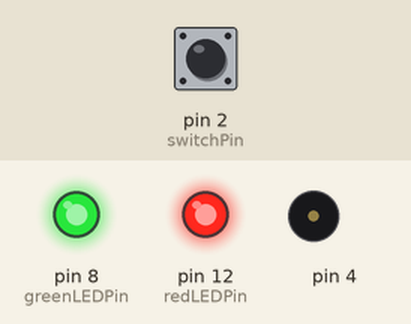
Simulated run of this sketch. Board: Arduino Uno, built with avr-gcc and run on an emulated ATmega328P. Parts: output pins drawn as LEDs (lit = HIGH), buzzer (waves = sounding). The test bench sets the inputs (shaded band); at power-on: pin 2 (switchPin) LOW.

Above: at 1.2 s.
1.3 s: pin 2 (switchPin) pulled HIGH for 0.15 s
At 1.6 s:
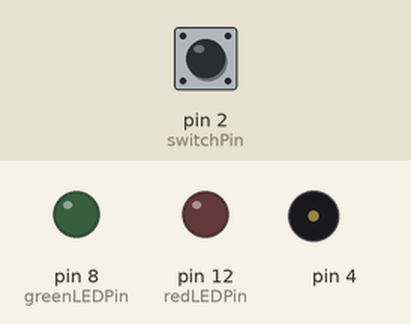
At 5.9 s:
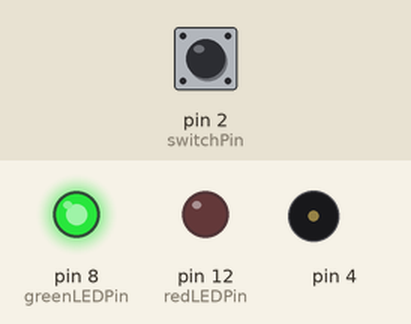
Timing chart, 0 to 11.4 s (numbered marks = the images above; inputs shaded):
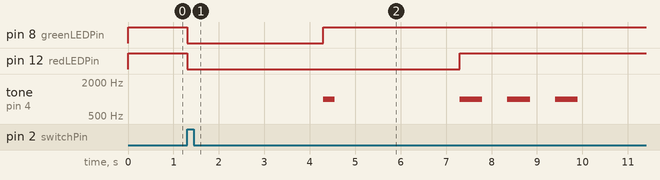

The sketch:

FST_Timer_Sensor_Upgrade_2.ino
```cpp
int switchState = 0;
int redLEDPin = 12;
int greenLEDPin = 8;
int switchPin = 2;


void setup() {

  pinMode (greenLEDPin, OUTPUT);
  pinMode (redLEDPin, OUTPUT);
  pinMode (switchPin, INPUT);

 }

void loop() {

  switchState = digitalRead(switchPin);

  if(switchState == HIGH) {

    digitalWrite(redLEDPin, LOW);
    digitalWrite(greenLEDPin, LOW);
    delay (3000);
    digitalWrite(greenLEDPin, HIGH);

    tone (4, 1000, 250);
    delay (3000);

    digitalWrite(redLEDPin, HIGH);
    digitalWrite(greenLEDPin, HIGH);

    tone (4, 1000, 250);
    delay(250);
    tone (4, 1000, 250);
    delay(800);
    tone (4, 1000, 250);
    delay(250);
    tone (4, 1000, 250);
    delay(800);
    tone (4, 1000, 250);
    delay(250);
    tone (4, 1000, 250);
    delay(800);

  }

  else{
    digitalWrite(redLEDPin, HIGH);
    digitalWrite(greenLEDPin, HIGH);
  }

  }
```

Measured:
- after the input at 1.3 s, pin 8 (greenLEDPin): HIGH → LOW at once, → HIGH 3.0 s later; pin 12 (redLEDPin): HIGH → LOW at once, → HIGH 6.0 s later; tone on pin 4: plays 1000 Hz for 0.25 s, 1000 Hz for 0.50 s, 1000 Hz for 0.50 s, 1000 Hz for 0.50 s, starting after 3.0 s
